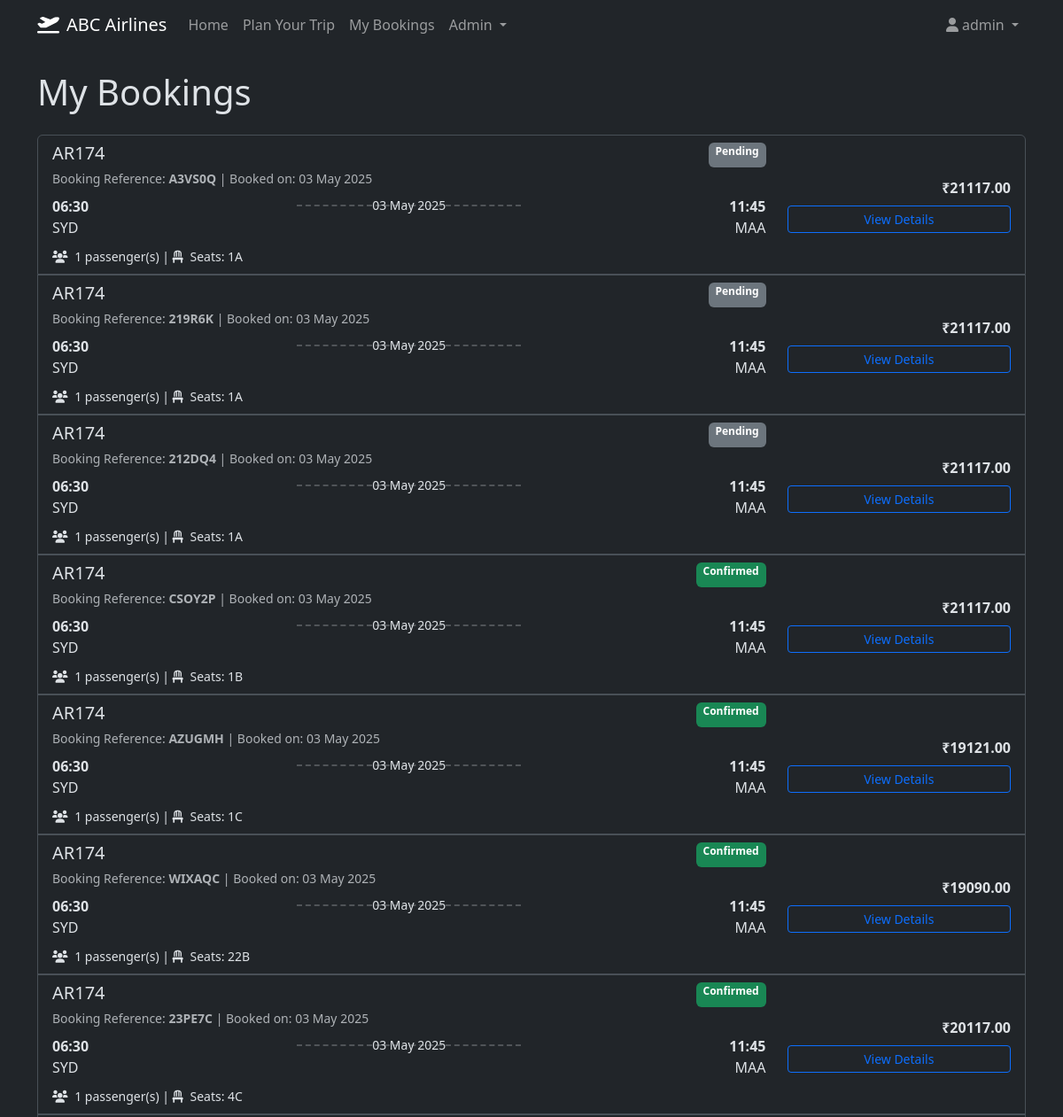
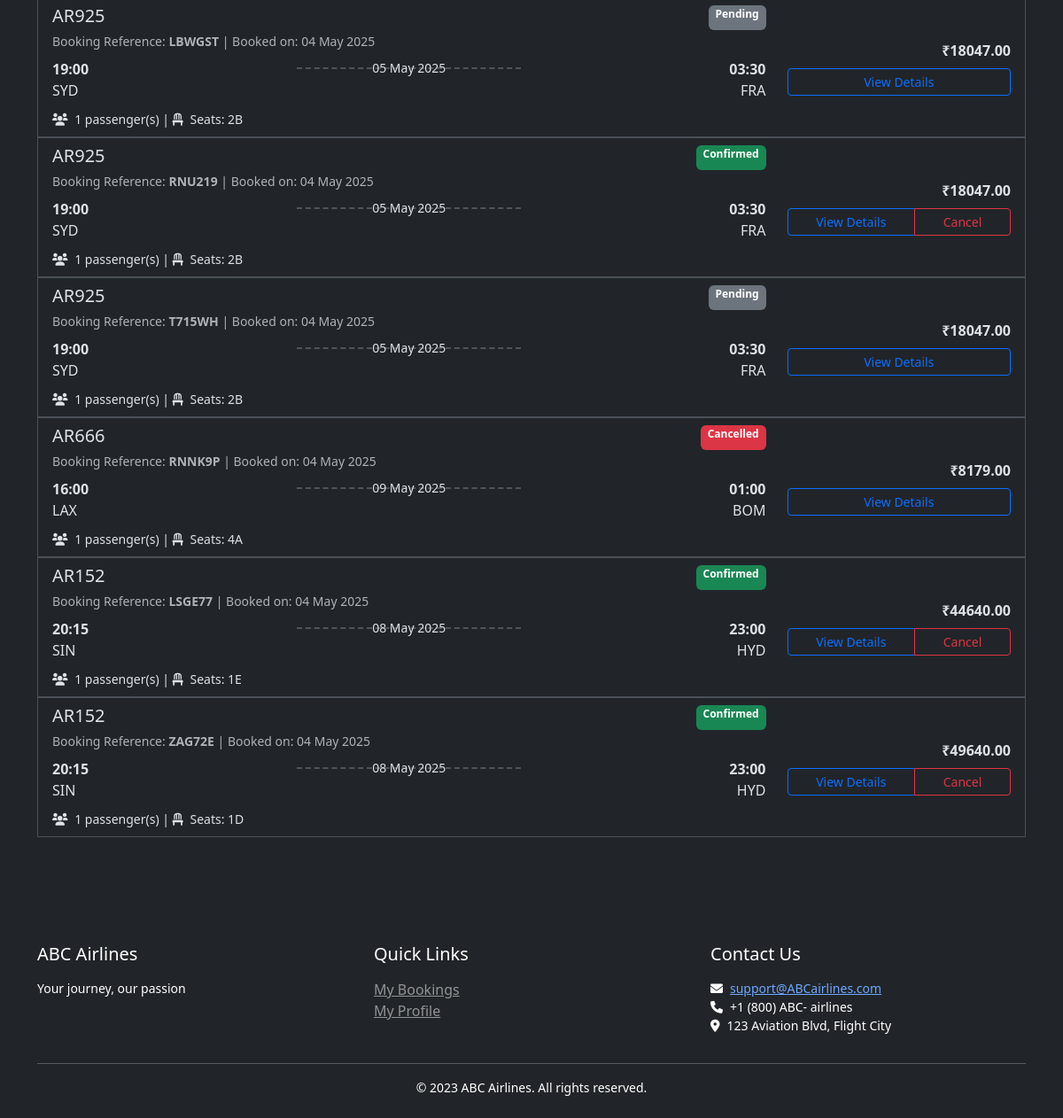
/my-bookings (signed in), run on the app's committed database (2 pictures, top to bottom).
### models.py (models this page shows, shortened)
class User(UserMixin, db.Model):
    __tablename__ = 'users'
    id = db.Column(db.Integer, primary_key=True)
    username = db.Column(db.String(80), unique=True, nullable=False)
    email = db.Column(db.String(120), unique=True, nullable=False)
    password_hash = db.Column(db.String(128), nullable=False)
    is_admin = db.Column(db.Boolean, default=False)
    frequent_flyer_points = db.Column(db.Integer, default=0)
    created_at = db.Column(db.DateTime, nullable=False, default=datetime.utcnow)  # Add created_at
    bookings = db.relationship('Booking', backref='user', lazy=True)

class Flight(db.Model):
    __tablename__ = 'flights'
    id = db.Column(db.Integer, primary_key=True)
    flight_number = db.Column(db.String(10), nullable=False)
    origin = db.Column(db.String(3), nullable=False)
    destination = db.Column(db.String(3), nullable=False)
    departure_time = db.Column(db.DateTime, nullable=False)
    arrival_time = db.Column(db.DateTime, nullable=False)
    aircraft_type = db.Column(db.String(50), nullable=False)
    seats_total = db.Column(db.Integer, nullable=False)
    seats_available = db.Column(db.Integer, nullable=False)
    price = db.Column(db.Float, nullable=False)
    status = db.Column(db.String(20), nullable=False)
    bookings = db.relationship('Booking', backref='flight', lazy=True)

class Booking(db.Model):
    __tablename__ = 'bookings'
    id = db.Column(db.Integer, primary_key=True)
    user_id = db.Column(db.Integer, db.ForeignKey('users.id'), nullable=False)
    flight_id = db.Column(db.Integer, db.ForeignKey('flights.id'), nullable=False)
    booking_time = db.Column(db.DateTime, nullable=False)
    status = db.Column(db.String(20), nullable=False)
    price_paid = db.Column(db.Float, nullable=False)
    booking_reference = db.Column(db.String(6), unique=True, nullable=False)
    payment_id = db.Column(db.String(100))
    passengers = db.relationship('Passenger', backref='booking', lazy=True)
    seat_numbers = db.relationship('Seat', backref='booking', lazy=True)

### routes.py (the view)
@app.route('/my-bookings')
@login_required
def my_bookings():
    user_bookings = data.get_user_bookings(current_user.id)
    booking_details = []
    for booking in user_bookings:
        flight = data.get_flight_by_id(booking.flight_id)
        if flight:
            booking_details.append({
                'booking': booking,
                'flight': flight
            })
    now = datetime.now()
    return render_template(
        'user_reservations.html',
        booking_details=booking_details,
        get_airport_name=data.get_airport_name,
        format_datetime=format_datetime,
        format_date=format_date,
        format_time=format_time,
        now=now
    )

### app.py (called while the page is built)
@login_manager.user_loader
def load_user(user_id):
    from models import User
    return User.query.get(int(user_id))

### data.py (called while the page is built)
def get_flight_by_id(flight_id):
    return Flight.query.get(flight_id)

def get_user_bookings(user_id):
    return Booking.query.filter_by(user_id=user_id).all()

### routes.py (called while the page is built)
@app.context_processor
def utility_processor():
    return {
        'format_datetime': format_datetime,
        'format_date': format_date,
        'format_time': format_time,
        'format_price': format_price
    }

### utils.py (called while the page is built)
def format_date(dt):
    if not dt:
        return ""
    if isinstance(dt, datetime):
        dt = dt.date()
    return dt.strftime("%d %b %Y")

def format_time(dt):
    if not dt:
        return ""
    return dt.strftime("%H:%M")

def format_price(price):
    if price is not None:
        return f"\u20B9{price:.2f}"
    return "Not available"

### templates/user_reservations.html (shortened to what this page needs)
{% extends "base.html" %}
{% block content %}
<div class="mb-4">
    <h1 class="mb-4">My Bookings</h1>
    {% if booking_details %}
    <div class="list-group mb-4">
        {% for item in booking_details %}
        <div class="list-group-item list-group-item-action">
            <div class="row">
                <div class="col-md-9">
                    <div class="d-flex w-100 justify-content-between">
                        <h5 class="mb-1">{{ item.flight.flight_number }}</h5>
                        <span class="badge
                            {{ 'bg-success' if item.booking.status == 'Confirmed' else
                               'bg-danger' if item.booking.status == 'Cancelled' else
                               'bg-info' if item.booking.status == 'Checked-in' else 'bg-secondary' }}">
                            {{ item.booking.status }}
                        </span>
                    </div>
                    <div class="mb-2">
                        <small class="text-muted">
                            Booking Reference: <strong>{{ item.booking.booking_reference }}</strong> |
                            Booked on: {{ format_date(item.booking.booking_time) }}
                        </small>
                    </div>
                    <div class="row mb-2">
                        <div class="col-md-4">
                            <div>
                                <strong>{{ format_time(item.flight.departure_time) }}</strong>
                                <div>{{ item.flight.origin }}</div>
                            </div>
                        </div>
                        <div class="col-md-4 text-center">
                            <div class="flight-line position-relative">
                                <hr>
                                <small class="flight-date">{{ format_date(item.flight.departure_time) }}</small>
                            </div>
                        </div>
                        <div class="col-md-4 text-end">
                            <div>
                                <strong>{{ format_time(item.flight.arrival_time) }}</strong>
                                <div>{{ item.flight.destination }}</div>
                            </div>
                        </div>
                    </div>
                    <div>
                        <small>
                            <i class="fas fa-users me-1"></i> {{ item.booking.passengers|length }} passenger(s) |
                            <i class="fas fa-chair me-1"></i> Seats: {{ item.booking.seat_numbers|map(attribute='seat_number')|join(', ') }}
                        </small>
                    </div>
                </div>
                <div class="col-md-3 text-end d-flex flex-column justify-content-center">
                    <div class="mb-2">
                        <span class="fw-bold">{{ format_price(item.booking.price_paid) }}</span>
                    </div>
                    <div class="btn-group">
                        <a href="{{ url_for('booking_confirm', booking_id=item.booking.id) }}" class="btn btn-sm btn-outline-primary">
                            View Details
                        </a>
                        {% if item.booking.status == 'Confirmed' and item.flight.departure_time > now %}
                        <button type="button" class="btn btn-sm btn-outline-danger"
                                data-bs-toggle="modal"
                                data-bs-target="#cancelModal{{ item.booking.id }}">
                            Cancel
                        </button>
                        {% endif %}
                    </div>
                </div>
            </div>
        </div>
        {% endfor %}
    </div>
    {% endif %}
</div>
{% endblock %}

### templates/base.html (shortened to what this page needs)
<!DOCTYPE html>
<html lang="en" data-bs-theme="dark">
<head>
    <link rel="stylesheet" href="https://cdn.jsdelivr.net/npm/bootstrap@5.3.3/dist/css/bootstrap.min.css">
    <link rel="stylesheet" href="https://cdnjs.cloudflare.com/ajax/libs/font-awesome/6.0.0/css/all.min.css">
    <link rel="stylesheet" href="{{ url_for('static', filename='css/custom.css') }}">
</head>
<body>
    <nav class="navbar navbar-expand-lg navbar-dark bg-dark mb-4">
        <div class="container">
            <a class="navbar-brand" href="{{ url_for('index') }}">
                <i class="fas fa-plane-departure me-2"></i>ABC Airlines
            </a>
            <div class="collapse navbar-collapse" id="navbarNav">
                <ul class="navbar-nav me-auto">
                    <li class="nav-item">
                        <a class="nav-link" href="{{ url_for('index') }}">Home</a>
                    </li>
                    <li class="nav-item">
                        <button class="btn btn-link nav-link" data-bs-toggle="modal" data-bs-target="#travelModal">Plan Your Trip</button>
                    </li>
                    {% if current_user.is_authenticated %}
                    <li class="nav-item">
                        <a class="nav-link" href="{{ url_for('my_bookings') }}">My Bookings</a>
                    </li>
                    {% endif %}
                    {% if current_user.is_authenticated and current_user.is_admin %}
                    <li class="nav-item dropdown">
                        <a class="nav-link dropdown-toggle" href="#" id="adminDropdown" role="button" data-bs-toggle="dropdown">
                            Admin
                        </a>
                    </li>
                    {% endif %}
                </ul>
                <ul class="navbar-nav">
                    {% if current_user.is_authenticated %}
                    <li class="nav-item dropdown">
                        <a class="nav-link dropdown-toggle" href="#" id="userDropdown" role="button" data-bs-toggle="dropdown">
                            <i class="fas fa-user me-1"></i>{{ current_user.username }}
                        </a>
                    </li>
                    {% endif %}
                </ul>
            </div>
        </div>
    </nav>
    <main class="container pb-4">
        {% block content %}{% endblock %}
    </main>
    <footer class="bg-dark text-white mt-5 py-4">
        <div class="container">
            <div class="row">
                <div class="col-md-4">
                    <h5>ABC Airlines</h5>
                    <p class="small">Your journey, our passion</p>
                </div>
                <div class="col-md-4">
                    <h5>Quick Links</h5>
                    <ul class="list-unstyled">
                        {% if current_user.is_authenticated %}
                        <li><a href="{{ url_for('my_bookings') }}" class="text-white-50">My Bookings</a></li>
                        <li><a href="{{ url_for('profile') }}" class="text-white-50">My Profile</a></li>
                        {% else %}
                        <li><a href="{{ url_for('login') }}" class="text-white-50">Login</a></li>
                        <li><a href="{{ url_for('register') }}" class="text-white-50">Register</a></li>
                        {% endif %}
                    </ul>
                </div>
                <div class="col-md-4">
                    <h5>Contact Us</h5>
                    <p class="small">
                        <i class="fas fa-envelope me-2"></i><a href="mailto:support@ABCairlines.com">support@ABCairlines.com</a><br>
                        <i class="fas fa-phone me-2"></i>+1 (800) ABC- airlines<br>
                        <i class="fas fa-map-marker-alt me-2"></i>123 Aviation Blvd, Flight City
                    </p>
                </div>
            </div>
            <hr class="my-3">
            <div class="text-center">
                <p class="small mb-0">&copy; 2023 ABC Airlines. All rights reserved.</p>
            </div>
        </div>
    </footer>
</body>
</html>

### static/css/custom.css (style rules this page uses)
body { min-height: 100vh; display: flex; flex-direction: column; }
main.container { flex: 1; }
h1, h2, h3, h4, h5, h6 { margin-bottom: 1rem; }
.flight-line { position: relative; }
.flight-line hr { margin: 10px 0; border-top: 2px dashed; }

### templates/user_reservations.html (style rules this page uses)
.flight-line { position: relative; }
.flight-date { position: absolute; top: -10px; left: 50%; transform: translateX(-50%); background-color: var(--bs-card-bg); padding: 0 10px; }

### data on the page
User: username "admin"
Flight: flight.flight_number "AR174" "AR174" "AR174" "AR174" "AR174" "AR174" "AR174", departure_time "06:30" "06:30" "06:30" "06:30" "06:30" "06:30" "06:30", flight.origin "SYD" "SYD" "SYD" "SYD" "SYD" "SYD" "SYD", departure_time "03 May 2025" "03 May 2025" "03 May 2025" "03 May 2025" "03 May 2025" "03 May 2025" "03 May 2025", arrival_time "11:45" "11:45" "11:45" "11:45" "11:45" "11:45" "11:45", flight.destination "MAA" "MAA" "MAA" "MAA" "MAA" "MAA" "MAA"
Booking: booking.status "Pending", booking.booking_reference "A3VS0Q", booking_time "03 May 2025", price_paid "₹21117.00"
Booking: booking.status "Pending", booking.booking_reference "219R6K", booking_time "03 May 2025", price_paid "₹21117.00"
Booking: booking.status "Pending", booking.booking_reference "212DQ4", booking_time "03 May 2025", price_paid "₹21117.00"
Booking: booking.status "Confirmed", booking.booking_reference "CSOY2P", booking_time "03 May 2025", price_paid "₹21117.00"
Booking: booking.status "Confirmed", booking.booking_reference "AZUGMH", booking_time "03 May 2025", price_paid "₹19121.00"
Booking: booking.status "Confirmed", booking.booking_reference "WIXAQC", booking_time "03 May 2025", price_paid "₹19090.00"
Booking: booking.status "Confirmed", booking.booking_reference "23PE7C", booking_time "03 May 2025", price_paid "₹20117.00"
Flight: flight.flight_number "AR925" "AR925" "AR925", departure_time "19:00" "19:00" "19:00", flight.origin "SYD" "SYD" "SYD", departure_time "05 May 2025" "05 May 2025" "05 May 2025", arrival_time "03:30" "03:30" "03:30", flight.destination "FRA" "FRA" "FRA"
Booking: booking.status "Pending", booking.booking_reference "LBWGST", booking_time "04 May 2025", price_paid "₹18047.00"
Booking: booking.status "Confirmed", booking.booking_reference "RNU219", booking_time "04 May 2025", price_paid "₹18047.00"
Booking: booking.status "Pending", booking.booking_reference "T715WH", booking_time "04 May 2025", price_paid "₹18047.00"
Flight: flight.flight_number "AR666", departure_time "16:00", flight.origin "LAX", departure_time "09 May 2025", arrival_time "01:00", flight.destination "BOM"
Booking: booking.status "Cancelled", booking.booking_reference "RNNK9P", booking_time "04 May 2025", price_paid "₹8179.00"
Flight: flight.flight_number "AR152" "AR152", departure_time "20:15" "20:15", flight.origin "SIN" "SIN", departure_time "08 May 2025" "08 May 2025", arrival_time "23:00" "23:00", flight.destination "HYD" "HYD"
Booking: booking.status "Confirmed", booking.booking_reference "LSGE77", booking_time "04 May 2025", price_paid "₹44640.00"
Booking: booking.status "Confirmed", booking.booking_reference "ZAG72E", booking_time "04 May 2025", price_paid "₹49640.00"

### other printed values
{{ item.booking.passengers|length }} "1" "1" "1" "1" "1" "1" "1" "1" "1" "1" "1" "1" "1"
{{ item.booking.seat_numbers|map(attribute='seat_number')|join(', ') }} "1A" "1A" "1A" "1B" "1C" "22B" "4C" "2B" "2B" "2B" "4A" "1E" "1D"
